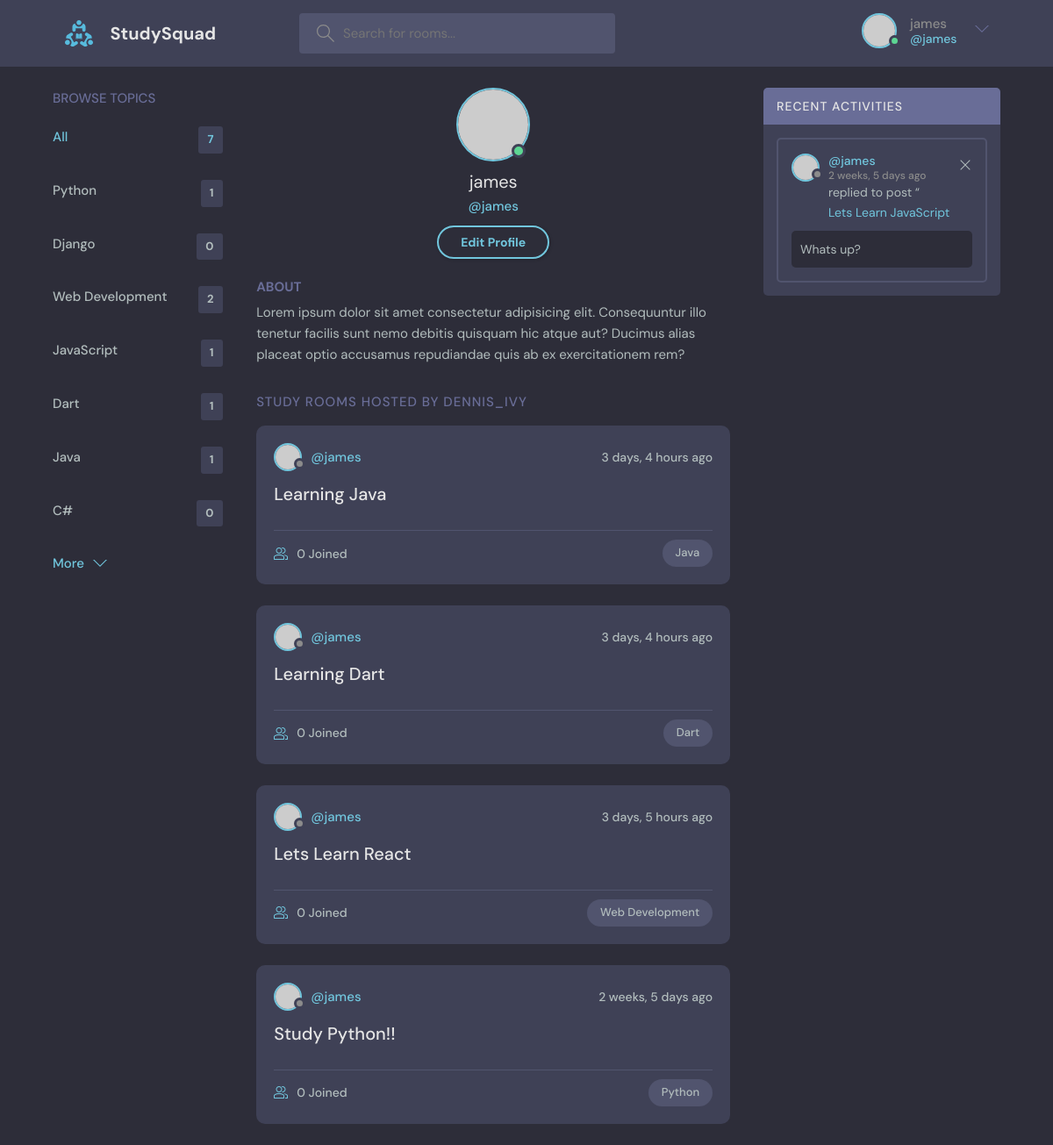
Page /profile/3/ (signed in) on the committed database.
### base/models.py (models this page shows, shortened)
class Topic(models.Model):
    name = models.CharField(max_length=200)

class Room(models.Model):
    host = models.ForeignKey(User, on_delete=models.SET_NULL, null=True)
    topic = models.ForeignKey(Topic, on_delete=models.SET_NULL, null=True)
    name = models.CharField(max_length=200)
    description = models.TextField(null=True, blank=True)
    participants = models.ManyToManyField(User, related_name='participants', blank=True)
    updated = models.DateTimeField(auto_now=True)
    created = models.DateTimeField(auto_now_add=True)
    class Meta:
        ordering = ['-updated', '-created']
    def __str__(self):
        return self.name

class Message(models.Model):
    user = models.ForeignKey(User, on_delete=models.CASCADE)
    room = models.ForeignKey(Room, on_delete=models.CASCADE)
    body = models.TextField()
    updated = models.DateTimeField(auto_now=True)
    created = models.DateTimeField(auto_now_add=True)
    class Meta:
        ordering = ['-updated', '-created']

### base/views.py (the view)
# urls.py: path('profile/<str:pk>/', views.userProfile, name="user-profile"),
def userProfile(request, pk):
    user = User.objects.get(id=pk)
    rooms = user.room_set.all()
    room_messages = user.message_set.all()
    topics = Topic.objects.all()
    context = {'user': user, 'rooms': rooms,'room_messages': room_messages, 'topics': topics}
    return render(request, 'base/profile.html', context)

### base/templates/base/profile.html
{% extends 'main.html' %}
{% block content %}
  <main class="profile-page layout layout--3">
    <div class="container">
      {% include 'base/topic_component.html' %}
      <div class="roomList">
        <div class="profile">
          <div class="profile__avatar">
            <div class="avatar avatar--large active">
              <img src="https://randomuser.me/api/portraits/men/11.jpg" />
            </div>
          </div>
          <div class="profile__info">
            <h3> {{user.username}} </h3>
            <p>@{{user.username}}</p>
            {% if request.user == user %}
            <a href="{% url 'update-user' %}" class="btn btn--main btn--pill">Edit Profile</a>
            {% endif %}
          </div>
          <div class="profile__about">
            <h3>About</h3>
            <p>
              Lorem ipsum dolor sit amet consectetur adipisicing elit. Consequuntur illo tenetur
              facilis sunt nemo debitis quisquam hic atque aut? Ducimus alias placeat optio
              accusamus repudiandae quis ab ex exercitationem rem?
            </p>
          </div>
        </div>
        <div class="roomList__header">
          <div>
            <h2>Study Rooms Hosted by dennis_ivy</a>
            </h2>
          </div>
        </div>
        {% include 'base/feed_component.html' %}
      </div>
      {% include 'base/activity_component.html' %}
    </div>
  </main>
{% endblock %}

### templates/navbar.html (shortened to what this page needs)
{% load static %}
<header class="header header--loggedIn">
    <div class="container">
      <a href="{% url 'home' %}" class="header__logo">
        <img src="{% static 'images/logo.svg' %}" />
        <h1>StudySquad</h1>
      </a>
      <form class="header__search" method="GET" action="{% url 'home' %}">
        <label>
          <input name="q" placeholder="Search for rooms..." />
        </label>
      </form>
      <nav class="header__menu">
        {% if request.user.is_authenticated %}
        <div class="header__user">
          <a href="{% url 'update-user' %}">
            <div class="avatar avatar--medium active">
              <img src="https://randomuser.me/api/portraits/men/37.jpg" />
            </div>
            <p>{{request.user.username}} <span>@{{request.user.username}}</span></p>
          </a>
          <button class="dropdown-button">
            <svg version="1.1" xmlns="http://www.w3.org/2000/svg" width="32" height="32" viewBox="0 0 32 32">
              <title>chevron-down</title>
              <path d="M16 21l-13-13h-3l16 16 16-16h-3l-13 13z"></path>
            </svg>
          </button>
        </div>
        {% else %}
        <a href="{% url 'login' %}">
          <img src="{% static 'images/avatar.svg' %}" />
          <p>Login</p>
        </a>
        {% endif %}
      </nav>
    </div>
  </header>

### base/templates/base/topic_component.html
<div class="topics">
  <div class="topics__header">
    <h2>Browse Topics</h2>
  </div>
  <ul class="topics__list">
    <li>
      <a href="{% url 'home' %}" class="active">All <span>{{topics.count}}</span></a>
    </li>
    {% for topic in topics %}
    <li>
      <a href="{% url 'home' %}?q={{topic.name}}">{{topic.name}} <span>{{topic.room_set.all.count}}</span></a>
    </li>
    {% endfor %}
  </ul>
  <a class="btn btn--link" href="topics.html">
    More
    <svg version="1.1" xmlns="http://www.w3.org/2000/svg" width="32" height="32" viewBox="0 0 32 32">
      <title>chevron-down</title>
      <path d="M16 21l-13-13h-3l16 16 16-16h-3l-13 13z"></path>
    </svg>
  </a>
</div>

### base/templates/base/feed_component.html (shortened to what this page needs)
{% for room in rooms %}
<div class="roomListRoom">
  <div class="roomListRoom__header">
    <a href="{% url 'user-profile' room.host.id %}" class="roomListRoom__author">
      <div class="avatar avatar--small">
        <img src="https://randomuser.me/api/portraits/women/11.jpg" />
      </div>
      <span>@{{room.host.username}}</span>
    </a>
    <div class="roomListRoom__actions">
      <span>{{room.created|timesince}} ago</span>
    </div>
  </div>
  <div class="roomListRoom__content">
    <a href="{% url 'room' room.id %}">{{room.name}}</a>
  </div>
  <div class="roomListRoom__meta">
    <a href="{% url 'room' room.id %}" class="roomListRoom__joined">
      {{room.participants.all.count}} Joined
    </a>
    <p class="roomListRoom__topic">{{room.topic.name}}</p>
  </div>
</div>
{% endfor %}

### base/templates/base/activity_component.html
<div class="activities">
  <div class="activities__header">
    <h2>Recent Activities</h2>
  </div>
  {% for message in room_messages %}
  <div class="activities__box">
    <div class="activities__boxHeader roomListRoom__header">
      <a href="{% url 'user-profile' message.user.id %}" class="roomListRoom__author">
        <div class="avatar avatar--small">
          <img src="https://randomuser.me/api/portraits/women/11.jpg" />
        </div>
        <p>
          @{{message.user}}
          <span>{{message.created|timesince}} ago</span>
        </p>
      </a>
      {% if request.user == message.user %}
      <div class="roomListRoom__actions">
        <a href="{% url 'delete-message' message.id %}">
          <svg version="1.1" xmlns="http://www.w3.org/2000/svg" width="32" height="32" viewBox="0 0 32 32">
            <title>remove</title>
            <path
              d="M27.314 6.019l-1.333-1.333-9.98 9.981-9.981-9.981-1.333 1.333 9.981 9.981-9.981 9.98 1.333 1.333 9.981-9.98 9.98 9.98 1.333-1.333-9.98-9.98 9.98-9.981z"
            ></path>
          </svg>
        </a>
      </div>
      {% endif %}
    </div>
    <div class="activities__boxContent">
      <p>replied to post “<a href="{% url 'room' message.room.id %}">{{message.room}}</a></p>
      <div class="activities__boxRoomContent">
        {{message.body}}
      </div>
    </div>
  </div>
  {% endfor %}
</div>

### rows in the picture
Topic: name "Python", room_set.all.count "1"
Topic: name "Django", room_set.all.count "0"
Topic: name "Web Development", room_set.all.count "2"
Topic: name "JavaScript", room_set.all.count "1"
Topic: name "Dart", room_set.all.count "1"
Topic: name "Java", room_set.all.count "1"
Topic: name "C#", room_set.all.count "0"
Room: host.username "james", created "3 days, 4 hours", name "Learning Java", participants.all.count "0", topic.name "Java"
Room: host.username "james", created "3 days, 4 hours", name "Learning Dart", participants.all.count "0", topic.name "Dart"
Room: host.username "james", created "3 days, 5 hours", name "Lets Learn React", participants.all.count "0", topic.name "Web Development"
Room: host.username "james", created "2 weeks, 5 days", name "Study Python!!", participants.all.count "0", topic.name "Python"
Message: user "james", created "2 weeks, 5 days", room "Lets Learn JavaScript", body "Whats up?"

### other values in the picture
{{ request.user.username }} "james"
{{ topics.count }} "7"
{{ user.username }} "james"
